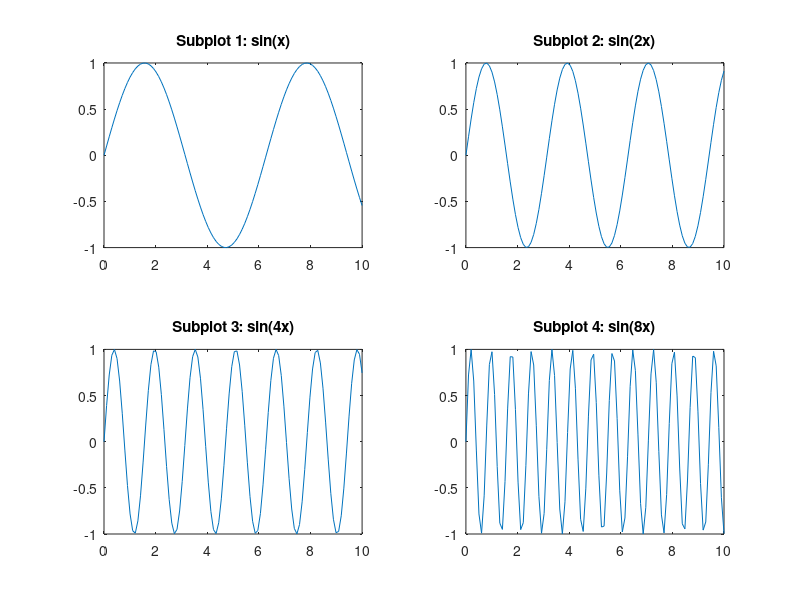

The MATLAB script that drew this image:
x = linspace(0,10);
y1 = sin(x);
y2 = sin(2*x);
y3 = sin(4*x);
y4 = sin(8*x);

figure
subplot(2,2,1)
plot(x,y1)
title('Subplot 1: sin(x)')

subplot(2,2,2)
plot(x,y2)
title('Subplot 2: sin(2x)')

subplot(2,2,3)
plot(x,y3)
title('Subplot 3: sin(4x)')

subplot(2,2,4)
plot(x,y4)
title('Subplot 4: sin(8x)')
